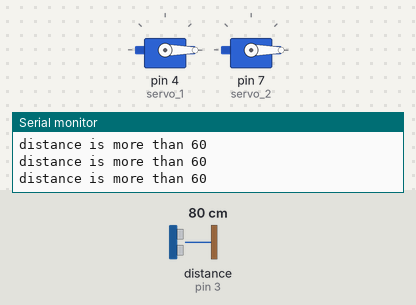
Simulated run of this sketch. Board: Arduino Uno, built with avr-gcc and run on an emulated ATmega328P. On the bench: 2 × servo, the last lines printed to the serial monitor. The test bench sets the inputs (shaded band); at power-on: distance to the obstacle (sensor on pin 3) 80 cm. The echo pulse lasts 58.3 µs per cm.

Above: at 1.3 s.
1.4 s: distance to the obstacle (sensor on pin 3) set to 7 cm
3.5 s: distance to the obstacle (sensor on pin 3) set to 4 cm
At 4.0 s:
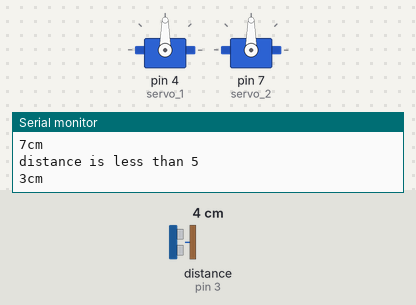
5.0 s: distance to the obstacle (sensor on pin 3) set to 9 cm
At 6.2 s:
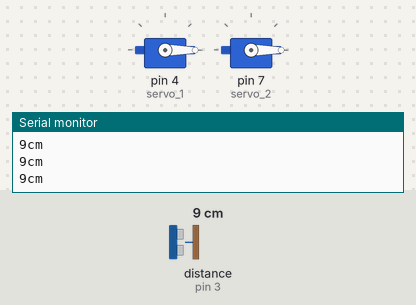
6.5 s: distance to the obstacle (sensor on pin 3) set to 2 cm
At 7.7 s:
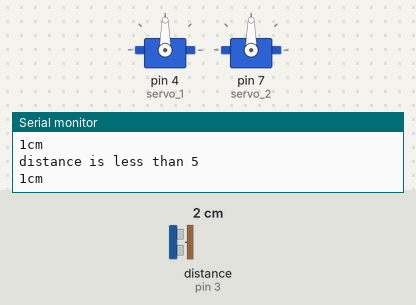
Timing chart, 0 to 9.0 s (numbered marks = the images above; inputs shaded):
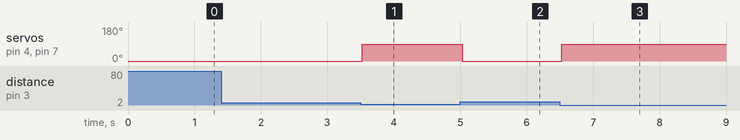

The sketch:

poject.ino
```cpp
// Arduino, Altra Sonok Sensor, Servo motor 2

#include<Servo.h>
int trigPin =  3;
int echoPin =  2;
Servo servo_1;
Servo servo_2;
int sound = 250;

void setup()
 {
  Serial.begin(9600);
  pinMode(trigPin, OUTPUT);
  pinMode(echoPin, INPUT);
  servo_1.attach(4);
  servo_2.attach(7);
  }


void loop()
 {
   long duration, distance;
   digitalWrite(trigPin, LOW);
   delayMicroseconds(5);

   digitalWrite(trigPin, HIGH);
   delayMicroseconds(100);

   digitalWrite(trigPin, LOW);

   duration = pulseIn(trigPin, HIGH);
   distance = (duration/2)/29.1;

   if(distance<5)
   {
    Serial.println("distance is less than 5");
    servo_1.write(90);
    servo_2.write(90);
   }
   else
   {
    servo_1.write(0);
    servo_2.write(0);
   }

   if(distance>60 ||distance<=0)
   {
    Serial.println("distance is more than 60");
   }
   else
   {
    Serial.print(distance);
    Serial.println("cm");
   }
   delay(500);


}
```

Measured:
- the behaviour switches between 6 and 5 cm on distance to the obstacle (sensor on pin 3) (found by bisection; images 0 and 1)
- after the input at 3.5 s, servo on pin 4 (servo_1), servo on pin 7 (servo_2): 0° → 90° at once
- after the input at 5.0 s, servo on pin 4 (servo_1), servo on pin 7 (servo_2): 90° → 0° at once
- after the input at 6.5 s, servo on pin 4 (servo_1), servo on pin 7 (servo_2): 0° → 90° at once
